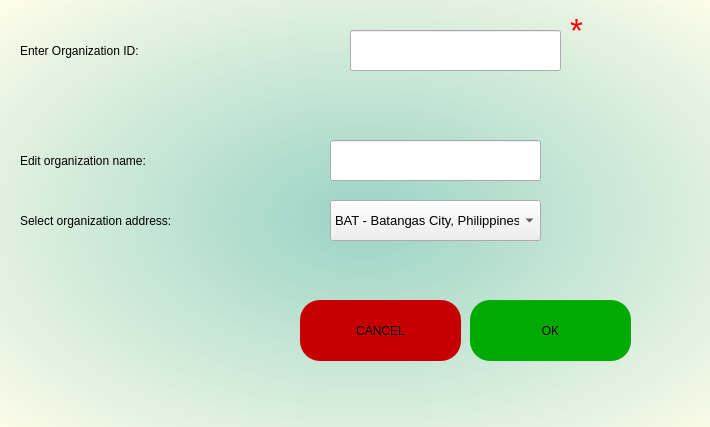
<?xml version="1.0" encoding="UTF-8"?>
<ui version="4.0">
 <class>Form</class>
 <widget class="QWidget" name="Form">
  <property name="geometry">
   <rect>
    <x>0</x>
    <y>0</y>
    <width>710</width>
    <height>427</height>
   </rect>
  </property>
  <property name="windowTitle">
   <string>Edit Personal Information</string>
  </property>
  <widget class="QWidget" name="widget" native="true">
   <property name="geometry">
    <rect>
     <x>0</x>
     <y>0</y>
     <width>711</width>
     <height>431</height>
    </rect>
   </property>
   <property name="styleSheet">
    <string notr="true">QWidget#widget{
background-color:qradialgradient(spread:pad, cx:0.512, cy:0.511364, radius:0.73, fx:0.511, fy:0.505364, stop:0 rgba(154, 211, 197, 255), stop:1 rgba(255, 253, 234, 255));}</string>
   </property>
   <widget class="QLabel" name="label_5">
    <property name="geometry">
     <rect>
      <x>20</x>
      <y>140</y>
      <width>351</width>
      <height>41</height>
     </rect>
    </property>
    <property name="styleSheet">
     <string notr="true">font: 18pt &quot;MS Shell Dlg 2&quot;;</string>
    </property>
    <property name="text">
     <string>Edit organization name: </string>
    </property>
   </widget>
   <widget class="QPushButton" name="okButton">
    <property name="geometry">
     <rect>
      <x>470</x>
      <y>300</y>
      <width>161</width>
      <height>61</height>
     </rect>
    </property>
    <property name="palette">
     <palette>
      <active>
       <colorrole role="Button">
        <brush brushstyle="SolidPattern">
         <color alpha="255">
          <red>0</red>
          <green>170</green>
          <blue>0</blue>
         </color>
        </brush>
       </colorrole>
       <colorrole role="Base">
        <brush brushstyle="SolidPattern">
         <color alpha="255">
          <red>0</red>
          <green>170</green>
          <blue>0</blue>
         </color>
        </brush>
       </colorrole>
       <colorrole role="Window">
        <brush brushstyle="SolidPattern">
         <color alpha="255">
          <red>0</red>
          <green>170</green>
          <blue>0</blue>
         </color>
        </brush>
       </colorrole>
      </active>
      <inactive>
       <colorrole role="Button">
        <brush brushstyle="SolidPattern">
         <color alpha="255">
          <red>0</red>
          <green>170</green>
          <blue>0</blue>
         </color>
        </brush>
       </colorrole>
       <colorrole role="Base">
        <brush brushstyle="SolidPattern">
         <color alpha="255">
          <red>0</red>
          <green>170</green>
          <blue>0</blue>
         </color>
        </brush>
       </colorrole>
       <colorrole role="Window">
        <brush brushstyle="SolidPattern">
         <color alpha="255">
          <red>0</red>
          <green>170</green>
          <blue>0</blue>
         </color>
        </brush>
       </colorrole>
      </inactive>
      <disabled>
       <colorrole role="Button">
        <brush brushstyle="SolidPattern">
         <color alpha="255">
          <red>0</red>
          <green>170</green>
          <blue>0</blue>
         </color>
        </brush>
       </colorrole>
       <colorrole role="Base">
        <brush brushstyle="SolidPattern">
         <color alpha="255">
          <red>0</red>
          <green>170</green>
          <blue>0</blue>
         </color>
        </brush>
       </colorrole>
       <colorrole role="Window">
        <brush brushstyle="SolidPattern">
         <color alpha="255">
          <red>0</red>
          <green>170</green>
          <blue>0</blue>
         </color>
        </brush>
       </colorrole>
      </disabled>
     </palette>
    </property>
    <property name="styleSheet">
     <string notr="true">border-radius: 20px;
background-color: rgb(0, 170, 0);
font: 75 18pt &quot;MS Shell Dlg 2&quot;;</string>
    </property>
    <property name="text">
     <string>OK</string>
    </property>
   </widget>
   <widget class="QLabel" name="label_6">
    <property name="geometry">
     <rect>
      <x>20</x>
      <y>200</y>
      <width>351</width>
      <height>41</height>
     </rect>
    </property>
    <property name="styleSheet">
     <string notr="true">font: 18pt &quot;MS Shell Dlg 2&quot;;</string>
    </property>
    <property name="text">
     <string>Select organization address:</string>
    </property>
   </widget>
   <widget class="QLineEdit" name="lineEdit">
    <property name="geometry">
     <rect>
      <x>330</x>
      <y>140</y>
      <width>211</width>
      <height>41</height>
     </rect>
    </property>
   </widget>
   <widget class="QLabel" name="label_4">
    <property name="geometry">
     <rect>
      <x>20</x>
      <y>30</y>
      <width>321</width>
      <height>41</height>
     </rect>
    </property>
    <property name="styleSheet">
     <string notr="true">font: 25pt &quot;MS Shell Dlg 2&quot;;</string>
    </property>
    <property name="text">
     <string>Enter Organization ID:</string>
    </property>
   </widget>
   <widget class="QLabel" name="label_10">
    <property name="geometry">
     <rect>
      <x>710</x>
      <y>110</y>
      <width>131</width>
      <height>41</height>
     </rect>
    </property>
    <property name="styleSheet">
     <string notr="true">font: 20pt &quot;MS Shell Dlg 2&quot;;</string>
    </property>
    <property name="text">
     <string/>
    </property>
   </widget>
   <widget class="QPushButton" name="login_2">
    <property name="geometry">
     <rect>
      <x>300</x>
      <y>300</y>
      <width>161</width>
      <height>61</height>
     </rect>
    </property>
    <property name="styleSheet">
     <string notr="true">border-radius: 20px;
background-color: rgb(198, 0, 0);
font: 75 18pt &quot;MS Shell Dlg 2&quot;;</string>
    </property>
    <property name="text">
     <string>CANCEL</string>
    </property>
   </widget>
   <widget class="QLineEdit" name="lineEdit_6">
    <property name="geometry">
     <rect>
      <x>350</x>
      <y>30</y>
      <width>211</width>
      <height>41</height>
     </rect>
    </property>
   </widget>
   <widget class="QLabel" name="error1">
    <property name="geometry">
     <rect>
      <x>20</x>
      <y>80</y>
      <width>471</width>
      <height>41</height>
     </rect>
    </property>
    <property name="styleSheet">
     <string notr="true">font: 75 italic 12pt &quot;Century Gothic&quot;;color:red;</string>
    </property>
    <property name="text">
     <string/>
    </property>
   </widget>
   <widget class="QLabel" name="label_13">
    <property name="geometry">
     <rect>
      <x>570</x>
      <y>10</y>
      <width>21</width>
      <height>41</height>
     </rect>
    </property>
    <property name="font">
     <font>
      <family>MS Shell Dlg 2</family>
      <pointsize>25</pointsize>
      <weight>50</weight>
      <italic>false</italic>
      <bold>false</bold>
     </font>
    </property>
    <property name="styleSheet">
     <string notr="true">font: 25pt &quot;MS Shell Dlg 2&quot;;
color: rgb(255, 0, 0);</string>
    </property>
    <property name="text">
     <string>*</string>
    </property>
   </widget>
   <widget class="QComboBox" name="comboBox">
    <property name="geometry">
     <rect>
      <x>330</x>
      <y>200</y>
      <width>211</width>
      <height>41</height>
     </rect>
    </property>
    <property name="font">
     <font>
      <pointsize>10</pointsize>
     </font>
    </property>
    <item>
     <property name="text">
      <string>BAT - Batangas City, Philippines</string>
     </property>
    </item>
    <item>
     <property name="text">
      <string>CAV - Cavite City, Philipines</string>
     </property>
    </item>
    <item>
     <property name="text">
      <string>MAR - Marikina City, Philippines</string>
     </property>
    </item>
    <item>
     <property name="text">
      <string>PAR - Paranaque City, Philippines</string>
     </property>
    </item>
    <item>
     <property name="text">
      <string>PAS - Pasig City, Philippines</string>
     </property>
    </item>
   </widget>
  </widget>
 </widget>
 <resources/>
 <connections/>
</ui>
